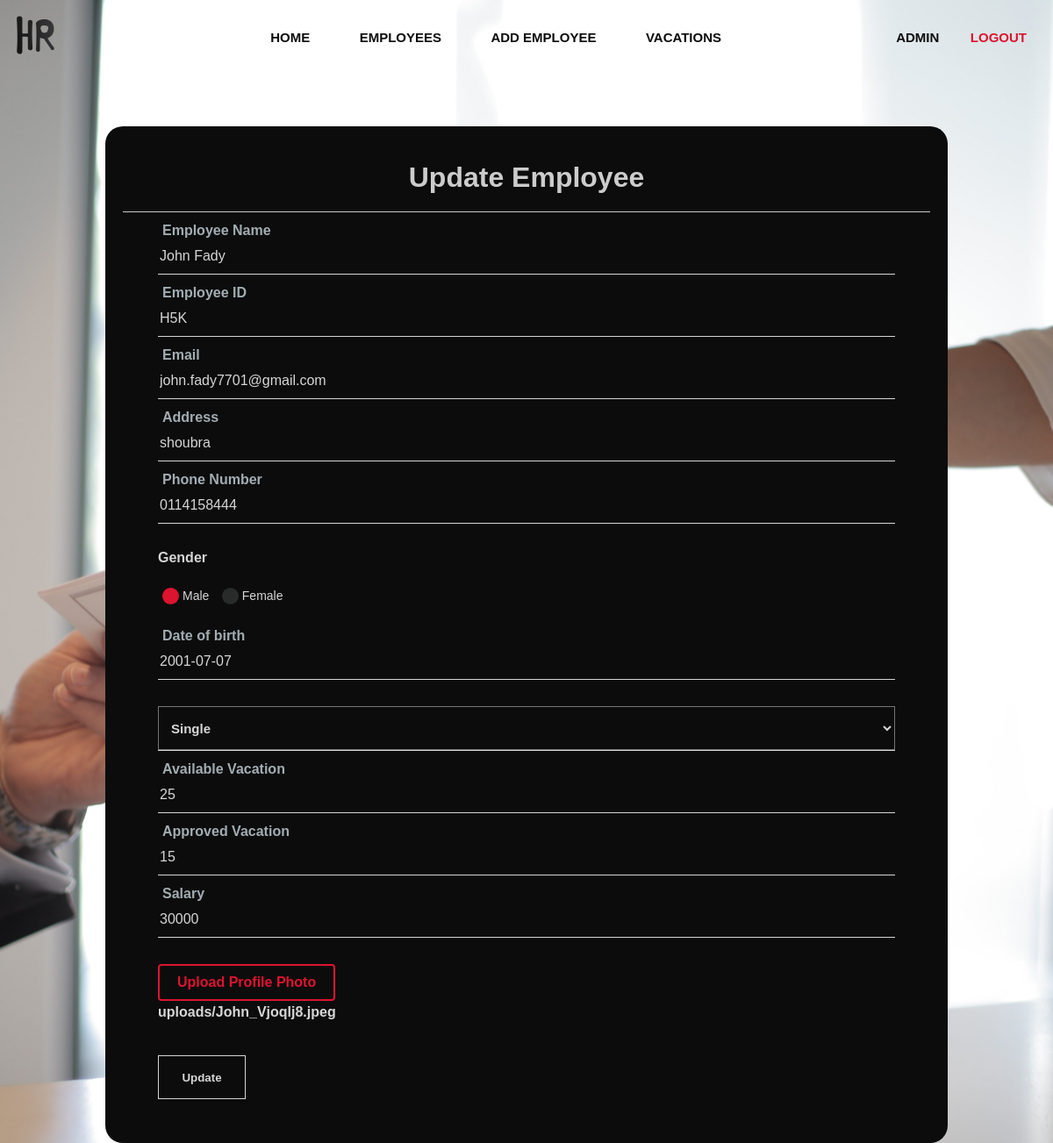
Screenshot of /human-resources/employee/update-profile/John Fady (signed in) with the database file from the repository.
### employee/models.py (models this page shows, shortened)
class Employee(models.Model):
    maritalChoices = [
        ("Single", "Single"),
        ("Married", "Married"),
        ("Divorced", "Divorced"),
        ("Widowed", "Widowed"),
        ("Separated", "Separated"),
    ]
    genderChoices = [
        ("M", "Male"),
        ("F", "Female"),
    ]
    name = models.CharField(max_length=20, null=True)
    empID = models.CharField(max_length=5, null=True)
    empEmail = models.EmailField(max_length=30, null=True)
    profilePicture = models.ImageField(
        upload_to="uploads",
        default="profile/pngegg.png",
        blank=True,
        null=True,
    )
    address = models.CharField(max_length=30, null=True)
    phoneNum = models.CharField(max_length=15, null=True)
    gender = models.CharField(max_length=10, null=True)
    maritalStatus = models.CharField(max_length=10, null=True, choices=maritalChoices)
    availableVacation = models.IntegerField(null=True)
    approvedVacation = models.IntegerField(null=True)
    salaryVacation = models.IntegerField(null=True)
    birthDate = models.DateField(blank=True, null=True)

### employee/views.py (the view, shortened to what this page needs)
# urls.py: path("update-profile/<str:name>", views.updateEmployee, name="updateEmployee"),
@login_required(login_url="login")
def updateEmployee(request, name):
    employee = Employee.objects.get(name=name)
    form = EmployeeForm(instance=employee)
    context = {
        "form": form,
        "emp": employee,
    }
    return render(request, "employee/UpdateProfile.html", context)

### employee/forms.py
class EmployeeForm(forms.ModelForm):
    birthDate = forms.DateField(input_formats= settings.DATE_INPUT_FORMATS)
    class Meta:
        model = Employee
        fields = "__all__"

### templates/employee/UpdateProfile.html (shortened to what this page needs)
{% load static %}
<!DOCTYPE html>
<html lang="en">
  <head>
    <link rel="stylesheet" href="{% static 'css/master.css'%}" />
    <link rel="stylesheet" href="{% static 'css/log.css'%}" />
    <link rel="stylesheet" href="{% static 'css/updateProfile.css'%}" />
    <link rel="stylesheet" href="{% static 'css/all.min.css'%}" />
  </head>
  <body>
    <div class="parent">
      {% include "constant/nav.html" %}
      <div class="form-box">
        <h1>Update Employee</h1>
        <form class="form" method="POST" enctype="multipart/form-data">
          <div class="box">
            <input type="text" name="name" id="name" value="{{emp.name}}" />
            <label for="name">Employee Name</label>
          </div>
          <div class="box">
            <input type="text" name="empID" id="id" value="{{emp.empID}}" />
            <label for="id">Employee ID</label>
          </div>
          <div class="box">
            <input
              type="email"
              name="empEmail"
              id="mail"
              value="{{emp.empEmail}}"
            />
            <label for="mail">Email</label>
          </div>
          <div class="box">
            <input
              type="text"
              name="address"
              id="address"
              value="{{emp.address}}"
            />
            <label for="address">Address</label>
          </div>
          <div class="box">
            <input
              type="text"
              id="tel"
              name="phoneNum"
              title="Enter Country code then your number  Example : +20100000000000"
              value="{{emp.phoneNum}}"
            />
            <label for="tel">Phone Number</label>
          </div>
          <h4>Gender</h4>
          <div class="choose">
            <label for="radio01"><span></span>Male</label>
          </div>
          <div class="choose">
            <label for="radio02"><span></span>Female</label>
          </div>
          <div class="box">
            {{ form.birthDate }}
            <label for="">Date of birth</label>
          </div>
          <div class="box">
            <div id="wrap">
              <select name="maritalStatus">
                <option value="Single">Single</option>
              </select>
            </div>
          </div>
          <div class="box">
            <label for="Available">Available Vacation</label>
            <input
              type="number"
              name="availableVacation"
              min="0"
              max="365"
              id="Available"
              placeholder="0"
              value="{{emp.availableVacation}}"
            />
          </div>
          <div class="box">
            <label for="Approved">Approved Vacation</label>
            <input
              type="number"
              id="Approved"
              name="approvedVacation"
              min="0"
              max="365"
              placeholder="0"
              value="{{emp.approvedVacation}}"
            />
          </div>
          <div class="box">
            <input
              type="text"
              name="salaryVacation"
              id="Salary"
              maxlength="7"
              min="0"
              placeholder="0$"
              title="Enter salary in US Dollar"
              value="{{emp.salaryVacation}}"
            />
            <label for="Salary">Salary</label>
          </div>
          <div class="wrap">
            <span class="fit button">
              <span>Upload Profile Photo</span>
            </span>
            <h4>{{emp.profilePicture}}</h4>
          </div>
          <div class="btn">
            <button type="submit">Update</button>
          </div>
        </form>
      </div>
    </div>
  </body>
</html>

### templates/constant/nav.html
{% load static %}
   <div class="nav">
        <div class="container flex">
          <div class="logo">
            <a href="{% url "home" %}"><img src="{% static 'images/logo-01.svg' %}" alt="logo" /></a>
          </div>
          <ul class="nav-menu horezontal">
            <li><a href="{% url "home" %}" class="btn6">Home</a></li>
            <li><a href="{% url "employees" %}" class="btn6">Employees</a></li>
            <li><a href="{% url 'addEmployee'%}" class="btn6">Add Employee</a></li>
            <li><a href="{% url 'vacationIntro'%}" class="btn6">Vacations</a></li>
          </ul>
          <div class="auth-btn">
            {% if user.is_authenticated %}
            <a href="{% url 'userProfile'  %}" class="btn6">{{user.username}}</a>
            <a href="{% url 'logout'%}" class="btn6 active">Logout</a>
            {% else %}
            <a href="{% url 'login'%}" class="btn6">Login</a>
            <a href="{% url 'register'%}" class="btn6 active">Register</a>
            {% endif %}
          </div>
        </div>
      </div>

### static/css/master.css (style rules this page uses)
:root { --mainColor:#d6d6d6; --secColor:#cccccc; --mainText:rgb(12, 12, 12); --secText:rgb(220, 20, 47); }
* { box-sizing: border-box; margin: 0; }
html { scroll-behavior: smooth; }
body { background-color: var(--mainColor); font-family: "Merriweather Sans", sans-serif; }
.container { margin-left: auto; margin-right: auto; padding-left: 15px; padding-right: 15px; }
.flex { display: flex; flex-wrap: wrap; }
ul { list-style: none; }
a { text-decoration: none; }
input { color-scheme:dark; }
@media (min-width: 768px) { .container { width: 750px; } }
@media (min-width: 992px) { .container { width: 970px; } }
@media (min-width: 1200px) { .container { width: 1170px; } }
.nav { z-index: 2; position: fixed; top: 0px; left: 0; right: 0; z-index: 1000; background-color: transparent; transition: .3s; -webkit-transition: .3s; -moz-transition: .3s; -ms-transition: .3s; -o-transition: .3s; }
.nav .container { justify-content: space-between; align-items: center; padding: 15px 0; }
.nav .container .logo a img { width: 50px; }
.nav .container .nav-menu li a, .nav .container .auth-btn a { color: var(--mainText); font-weight: bold; font-size: 15px; transition: .3s; -webkit-transition: .3s; -moz-transition: .3s; -ms-transition: .3s; -o-transition: .3s; }
.nav .container .horezontal li { display: inline-block; margin-left: 20px; }
.nav .container .auth-btn a.active { color: var(--secText); border: none; transition: .3s; -webkit-transition: .3s; -moz-transition: .3s; -ms-transition: .3s; -o-transition: .3s; }
.btn,.btn6 { padding: 10px 15px; color: #fff; font-family: sans-serif; text-transform: uppercase; text-align: center; position: relative; text-decoration: none; display:inline-block; }
.btn::before { content: ''; position: absolute; bottom: 50%; left: 0px; width: 100%; height: 1px; display: block; -webkit-transform-origin: left top; -ms-transform-origin: left top; transform-origin: left top; -webkit-transform: scale(0, 1); -ms-transform: scale(0, 1); transform: scale(0, 1); -webkit-transition: transform 0.4s cubic-bezier(1, 0, 0, 1); transition: transform 0.4s cubic-bezier(1, 0, 0, 1) }
.btn6 { border:1px solid transparent; -webkit-transition: all 0.4s cubic-bezier(.5, .24, 0, 1); transition: all 0.4s cubic-bezier(.5, .24, 0, 1); }
.btn6::before { content: ''; position: absolute; left: 0px; bottom:0px; z-index:-1; width: 0%; height:1px; background: var(--secText); box-shadow: inset 0px 0px 0px var(--secText); display: block; -webkit-transition: all 0.4s cubic-bezier(.5, .24, 0, 1); transition: all 0.4s cubic-bezier(.5, .24, 0, 1) }
.btn6::after { content: ''; position: absolute; right: 0px; top:0px; z-index:-1; width: 0%; height:1px; background: var(--secText); -webkit-transition: all 0.4s cubic-bezier(.5, .24, 0, 1); transition: all 0.4s cubic-bezier(.5, .24, 0, 1) }

### static/css/log.css (style rules this page uses)
.parent { height: 100vh; background-image: url("/static/images/pexels-pixabay-260689.jpg"); background-size: cover; }
.parent .nav { position: relative; }
.form-box { position: relative; z-index: 1000; width: 500px; margin: 50px auto ; background-color: var(--mainText); border-radius: 10px; -webkit-border-radius: 10px; -moz-border-radius: 10px; -ms-border-radius: 10px; -o-border-radius: 10px; }
.form-box h1 { text-align: center; color: var(--secColor); padding: 20px 0; border-bottom: 1px solid var(--secColor); }
.form-box .form { padding: 0 40px; }
.form-box .form .box { position: relative; margin: 30px 0; border-bottom: 1px solid var(--mainColor); }
.form-box .form .box input { width: 100%; height: 40px; border: none; background-color: transparent; outline: none; font-size: 16px; color: var(--mainColor); }
.form-box .form .box label { position: absolute; left: 5px; top: -9px; font-size: 16px; color: #a2adb3; font-weight: bold; transform: translateY(-50%); transition: 0.3s; -webkit-transition: .3s; -moz-transition: .3s; -ms-transition: .3s; -o-transition: .3s; -webkit-transform: translateY(-50%); -moz-transform: translateY(-50%); -ms-transform: translateY(-50%); -o-transform: translateY(-50%); }
.form-box .form .btn { margin: 30px auto; width: fit-content; padding: 0; }
.form-box .form .btn button { background-color: transparent; color: var(--mainColor); width: 100px; height: 50px; border: none; font-weight: bold; outline: none; cursor: pointer; transition: ease .3s; -webkit-transition: ease .3s; -moz-transition: ease .3s; -ms-transition: ease .3s; -o-transition: ease .3s; border: 1px solid var(--mainColor); }

### rows the page displays
Employee: name "John Fady", empID "H5K", empEmail "john.fady7701@gmail.com", address "shoubra", phoneNum "0114158444", birthDate "2001-07-07", availableVacation "25", approvedVacation "15", salaryVacation "30000", profilePicture "uploads/John_Vjoqlj8.jpeg"

### other values shown
{{ user.username }} "ADMIN"
